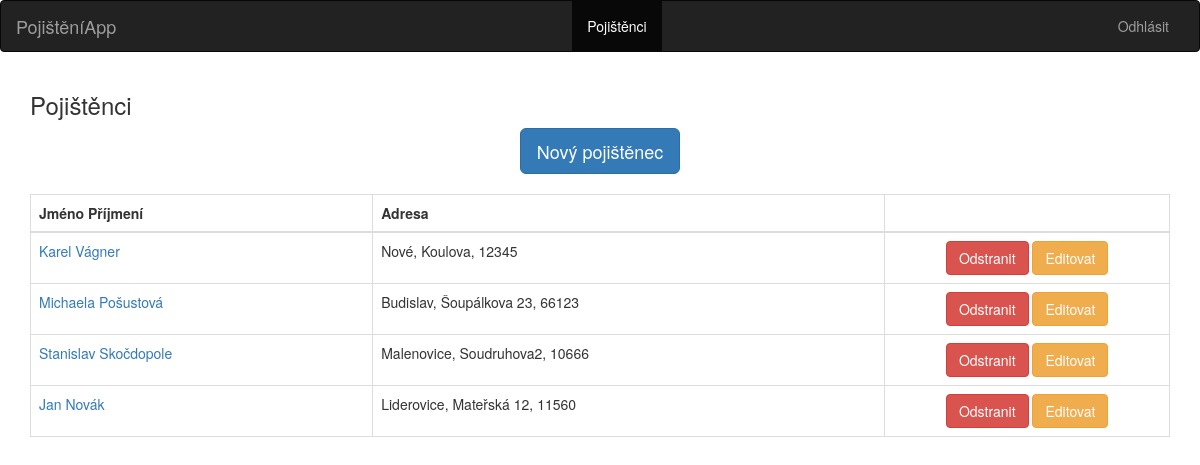
/pojistenci (signed in), run on an earlier commit of the app's database.
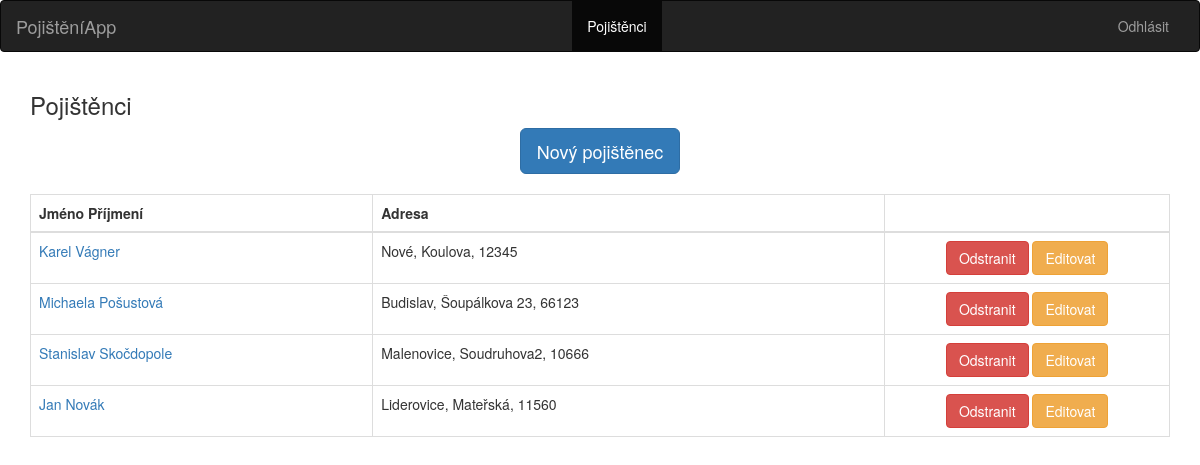
And on a later commit of the database.
### tables this page shows
CREATE TABLE pojistenci (
    id integer primary key autoincrement,
    jmeno text not null,
    prijmeni  text not null,
    adresa  text not null,
    mesto  text not null,
    psc  integer not null,
    telefon  integer not null,
    email  text not null
);

### app.py (the view)
@app.route('/pojistenci', methods=['POST', 'GET'])
def pojistenci():
    user = get_current_user()
    if not user:
        return redirect('login')
    db = get_db()
    cur = db.execute('SELECT id, jmeno, prijmeni, mesto, adresa, psc FROM pojistenci')
    results = cur.fetchall()
    return render_template('pojistenci.html', page_title = 'Pojištěnci', pojistenci = results, user = user)

### app.py (called while the page is built)
def get_current_user():
    user_result = None
    if 'user' in session:
        user = session['user']
        db = get_db()
        user_cur = db.execute('SELECT jmeno, password FROM uzivatele WHERE jmeno = ?', [user])
        user_result = user_cur.fetchone()
    return user_result

### database.py (called while the page is built)
def connect_db():
    sql = sqlite3.connect('/home/honza/Dokumenty/Python_Flask_Udemy/IT_Network_ZP_Plna_verze/pojisteni.db')
    sql.row_factory = sqlite3.Row
    return sql

def get_db():
    if not hasattr(g, 'sqlite_db'):
        g.sqlite_db = connect_db()
    return g.sqlite_db

### templates/pojistenci.html
{% extends 'base.html' %}
{% block body %}
<div class="container">
            <h3 class="">Pojištěnci</h3>
<div class="article_wrapper">
    <p><a href="{{ url_for('pojistenci_novy', id = None) }}" class="btn btn-lg btn-primary" role="button">Nový pojištěnec</a></p>
</div>
<div class="top-buffer">
<table class="table table-bordered">
  <thead>
    <tr>
      <th scope="col">Jméno Příjmení</th>
      <th scope="col">Adresa</th>
      <th scope="col"></th>
    </tr>
  </thead>
  <tbody>
  {% for pojistenec in pojistenci %}
    <tr>
      <td><a href="{{ url_for('pojistenci_detail', id= pojistenec.id) }}" name="id">{{ pojistenec.jmeno }} {{ pojistenec.prijmeni }}</a></td>
      <td>{{ pojistenec.mesto }}, {{ pojistenec.adresa }}, {{ pojistenec.psc }}</td>
      <td class="article_wrapper col-md-3">
          <form method="post" action="{{ url_for('get_member', id=pojistenec.id) }}">
          <button name="submit" class="btn btn-danger" value='delete' role="button">Odstranit</button>
          <button name="submit" class="btn btn-warning" value='edit' role="button">Editovat</button>
            </form>
      </td>
    </tr>
{% endfor %}
  </tbody>
</table>
</div>
</div>
{% endblock %}

### templates/base.html (shortened to what this page needs)
<!DOCTYPE html>
<html lang="cz">
  <head>
    <link rel="stylesheet" href="https://maxcdn.bootstrapcdn.com/bootstrap/3.3.7/css/bootstrap.min.css">
      <link rel="stylesheet" type="text/css" href="https://cdnjs.cloudflare.com/ajax/libs/bootstrap-datetimepicker/4.17.43/css/bootstrap-datetimepicker.min.css">
      <link rel="stylesheet" type="text/css" href="https://cdnjs.cloudflare.com/ajax/libs/bootstrap-datetimepicker/4.17.43/css/bootstrap-datetimepicker-standalone.css">
    <link href="{{ url_for('static', filename= 'bootstrap.min.css' )}}" rel="stylesheet">
    <link href="{{ url_for('static', filename = 'theme.css' )}}" rel="stylesheet">
  </head>
  <body>
  <nav class="navbar navbar-inverse">
  <div class="container-fluid">
    <div class="navbar-header">
      <a class="navbar-brand" href="{{ url_for('index') }}">PojištěníApp</a>
    </div>
    <div class="collapse navbar-collapse" id="bs-example-navbar-collapse-1">
      <ul class="nav navbar-nav">
        {% if user %}
        <li class="active"><a href="{{ url_for('pojistenci') }}">Pojištěnci <span class="sr-only">(current)</span></a></li>
        {% endif %}
      </ul>
      <ul class="nav navbar-nav navbar-right">
        {% if user %}
        <li><a href="{{ url_for('logout') }}">Odhlásit</a></li>
        {% endif %}
      </ul>
    </div>
  </div>
</nav>
{% block body %}{% endblock %}
  </body>
</html>

### static/theme.css (style rules this page uses)
html, body { height: 100%; }
.container, .row { height: 100%; min-height: 80%; }
.top-buffer { margin-top:20px; }
.article_wrapper { text-align: center; background-color:none; }
.navbar .navbar-nav { display: block; float: none; vertical-align: top; }
.navbar .navbar-collapse { text-align: center; }
@media (min-width: 768px) { .navbar .navbar-nav { display: inline-block; float: none; vertical-align: top; } }
@media (min-width: 768px) { .navbar .navbar-collapse { text-align: center; } }

What changed in the data, as far as the page shows it:
changed pojistenci "Jan": adresa "Mateřská 12" → "Mateřská"
